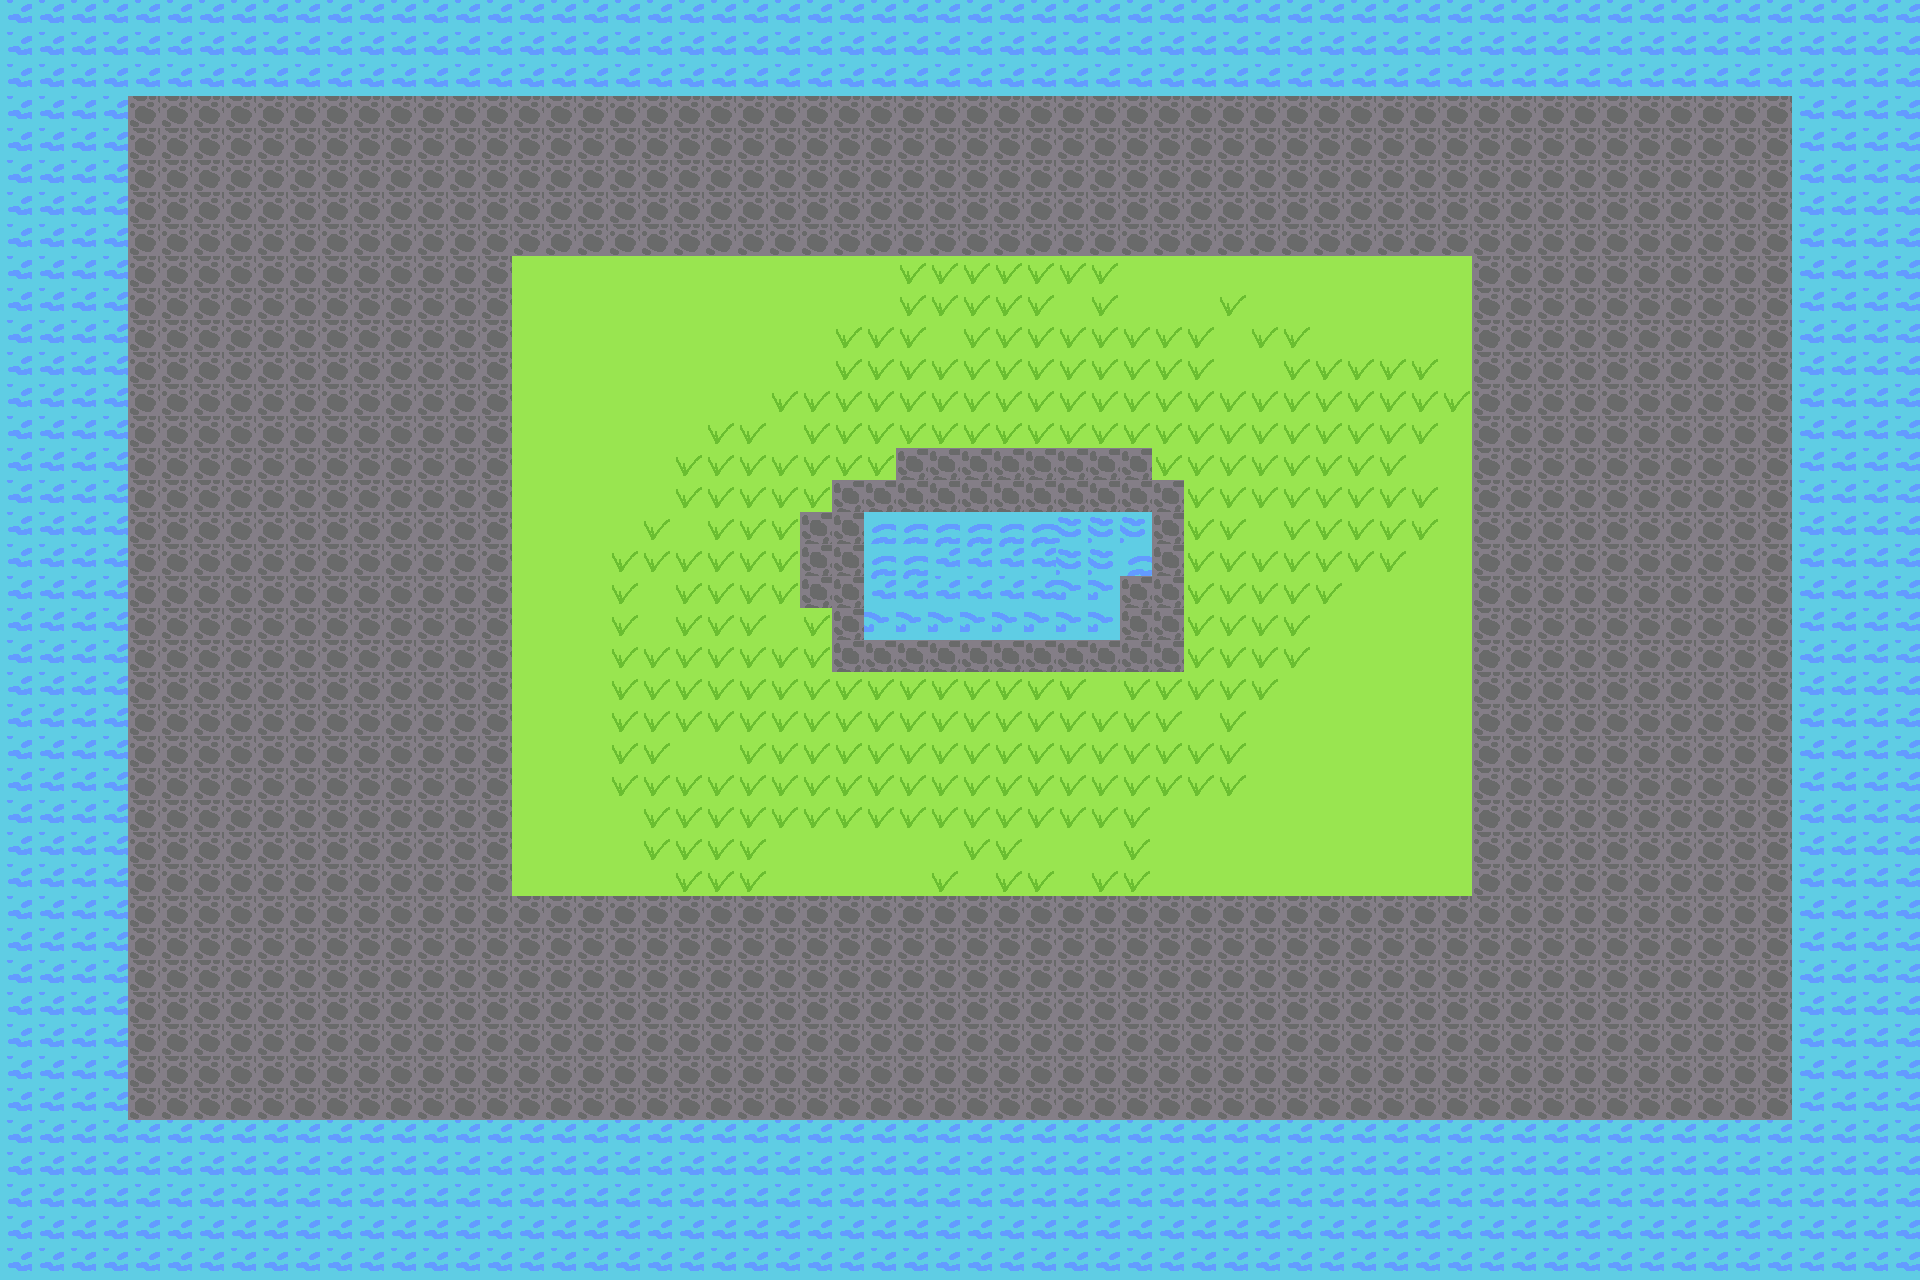

The image is a tile-based game level rendered from a .tmx file. Its description and complete source (layers, tilesets, objects, tile grids) follow:
An orthogonal 60x40 tile map with 32x32 px tiles, 1 tile layer (Tile Layer 1).

<map version="1.10" tiledversion="1.11.0" orientation="orthogonal" renderorder="right-down" width="60" height="40" tilewidth="32" tileheight="32" infinite="0" nextlayerid="2" nextobjectid="1">
 <tileset firstgid="1" source="backgroundAtlas.tsx" />
 <layer id="1" name="Tile Layer 1" width="60" height="40">
  <data encoding="csv">
13,13,13,13,13,13,13,13,13,13,13,13,13,13,13,13,13,13,13,13,13,13,13,13,13,13,13,13,13,13,13,13,13,13,13,13,13,13,13,13,13,13,13,13,13,13,13,13,13,13,13,13,13,13,13,13,13,13,13,13,
13,13,13,13,13,13,13,13,13,13,13,13,13,13,13,13,13,13,13,13,13,13,13,13,13,13,13,13,13,13,13,13,13,13,13,13,13,13,13,13,13,13,13,13,13,13,13,13,13,13,13,13,13,13,13,13,13,13,13,13,
13,13,13,13,13,13,13,13,13,13,13,13,13,13,13,13,13,13,13,13,13,13,13,13,13,13,13,13,13,13,13,13,13,13,13,13,13,13,13,13,13,13,13,13,13,13,13,13,13,13,13,13,13,13,13,13,13,13,13,13,
13,13,13,13,15,15,15,15,15,15,15,15,15,15,15,15,15,15,15,15,15,15,15,15,15,15,15,15,15,15,15,15,15,15,15,15,15,15,15,15,15,15,15,15,15,15,15,15,15,15,15,15,15,15,15,15,13,13,13,13,
13,13,13,13,15,15,15,15,15,15,15,15,15,15,15,15,15,15,15,15,15,15,15,15,15,15,15,15,15,15,15,15,15,15,15,15,15,15,15,15,15,15,15,15,15,15,15,15,15,15,15,15,15,15,15,15,13,13,13,13,
13,13,13,13,15,15,15,15,15,15,15,15,15,15,15,15,15,15,15,15,15,15,15,15,15,15,15,15,15,15,15,15,15,15,15,15,15,15,15,15,15,15,15,15,15,15,15,15,15,15,15,15,15,15,15,15,13,13,13,13,
13,13,13,13,15,15,15,15,15,15,15,15,15,15,15,15,15,15,15,15,15,15,15,15,15,15,15,15,15,15,15,15,15,15,15,15,15,15,15,15,15,15,15,15,15,15,15,15,15,15,15,15,15,15,15,15,13,13,13,13,
13,13,13,13,15,15,15,15,15,15,15,15,15,15,15,15,15,15,15,15,15,15,15,15,15,15,15,15,15,15,15,15,15,15,15,15,15,15,15,15,15,15,15,15,15,15,15,15,15,15,15,15,15,15,15,15,13,13,13,13,
13,13,13,13,15,15,15,15,15,15,15,15,15,15,15,15,1,1,1,1,1,1,1,1,1,1,1,1,2,2,2,2,2,2,2,1,1,1,1,1,1,1,1,1,1,1,15,15,15,15,15,15,15,15,15,15,13,13,13,13,
13,13,13,13,15,15,15,15,15,15,15,15,15,15,15,15,1,1,1,1,1,1,1,1,1,1,1,1,2,2,2,2,2,1,2,1,1,1,2,1,1,1,1,1,1,1,15,15,15,15,15,15,15,15,15,15,13,13,13,13,
13,13,13,13,15,15,15,15,15,15,15,15,15,15,15,15,1,1,1,1,1,1,1,1,1,1,2,2,2,1,2,2,2,2,2,2,2,2,1,2,2,1,1,1,1,1,15,15,15,15,15,15,15,15,15,15,13,13,13,13,
13,13,13,13,15,15,15,15,15,15,15,15,15,15,15,15,1,1,1,1,1,1,1,1,1,1,2,2,2,2,2,2,2,2,2,2,2,2,1,1,2,2,2,2,2,1,15,15,15,15,15,15,15,15,15,15,13,13,13,13,
13,13,13,13,15,15,15,15,15,15,15,15,15,15,15,15,1,1,1,1,1,1,1,1,2,2,2,2,2,2,2,2,2,2,2,2,2,2,2,2,2,2,2,2,2,2,15,15,15,15,15,15,15,15,15,15,13,13,13,13,
13,13,13,13,15,15,15,15,15,15,15,15,15,15,15,15,1,1,1,1,1,1,2,2,1,2,2,2,2,2,2,2,2,2,2,2,2,2,2,2,2,2,2,2,2,1,15,15,15,15,15,15,15,15,15,15,13,13,13,13,
13,13,13,13,15,15,15,15,15,15,15,15,15,15,15,15,1,1,1,1,1,2,2,2,2,2,2,2,5,5,5,5,5,5,5,5,2,2,2,2,2,2,2,2,1,1,15,15,15,15,15,15,15,15,15,15,13,13,13,13,
13,13,13,13,15,15,15,15,15,15,15,15,15,15,15,15,1,1,1,1,1,2,2,2,2,2,5,5,5,5,5,5,5,5,5,5,5,2,2,2,2,2,2,2,2,1,15,15,15,15,15,15,15,15,15,15,13,13,13,13,
13,13,13,13,15,15,15,15,15,15,15,15,15,15,15,15,1,1,1,1,2,1,2,2,2,5,5,3,3,3,3,3,3,4,4,4,5,2,2,1,2,2,2,2,2,1,15,15,15,15,15,15,15,15,15,15,13,13,13,13,
13,13,13,13,15,15,15,15,15,15,15,15,15,15,15,15,1,1,1,2,2,2,2,2,2,5,5,3,3,13,13,13,13,4,4,3,5,2,2,2,2,2,2,2,1,1,15,15,15,15,15,15,15,15,15,15,13,13,13,13,
13,13,13,13,15,15,15,15,15,15,15,15,15,15,15,15,1,1,1,2,1,2,2,2,2,5,5,13,13,13,13,13,13,14,14,5,5,2,2,2,2,2,1,1,1,1,15,15,15,15,15,15,15,15,15,15,13,13,13,13,
13,13,13,13,15,15,15,15,15,15,15,15,15,15,15,15,1,1,1,2,1,2,2,2,1,2,5,14,14,14,14,14,14,14,14,5,5,2,2,2,2,1,1,1,1,1,15,15,15,15,15,15,15,15,15,15,13,13,13,13,
13,13,13,13,15,15,15,15,15,15,15,15,15,15,15,15,1,1,1,2,2,2,2,2,2,2,5,5,5,5,5,5,5,5,5,5,5,2,2,2,2,1,1,1,1,1,15,15,15,15,15,15,15,15,15,15,13,13,13,13,
13,13,13,13,15,15,15,15,15,15,15,15,15,15,15,15,1,1,1,2,2,2,2,2,2,2,2,2,2,2,2,2,2,2,1,2,2,2,2,2,1,1,1,1,1,1,15,15,15,15,15,15,15,15,15,15,13,13,13,13,
13,13,13,13,15,15,15,15,15,15,15,15,15,15,15,15,1,1,1,2,2,2,2,2,2,2,2,2,2,2,2,2,2,2,2,2,2,1,2,1,1,1,1,1,1,1,15,15,15,15,15,15,15,15,15,15,13,13,13,13,
13,13,13,13,15,15,15,15,15,15,15,15,15,15,15,15,1,1,1,2,2,1,1,2,2,2,2,2,2,2,2,2,2,2,2,2,2,2,2,1,1,1,1,1,1,1,15,15,15,15,15,15,15,15,15,15,13,13,13,13,
13,13,13,13,15,15,15,15,15,15,15,15,15,15,15,15,1,1,1,2,2,2,2,2,2,2,2,2,2,2,2,2,2,2,2,2,2,2,2,1,1,1,1,1,1,1,15,15,15,15,15,15,15,15,15,15,13,13,13,13,
13,13,13,13,15,15,15,15,15,15,15,15,15,15,15,15,1,1,1,1,2,2,2,2,2,2,2,2,2,2,2,2,2,2,2,2,1,1,1,1,1,1,1,1,1,1,15,15,15,15,15,15,15,15,15,15,13,13,13,13,
13,13,13,13,15,15,15,15,15,15,15,15,15,15,15,15,1,1,1,1,2,2,2,2,1,1,1,1,1,1,2,2,1,1,1,2,1,1,1,1,1,1,1,1,1,1,15,15,15,15,15,15,15,15,15,15,13,13,13,13,
13,13,13,13,15,15,15,15,15,15,15,15,15,15,15,15,1,1,1,1,1,2,2,2,1,1,1,1,1,2,1,2,2,1,2,2,1,1,1,1,1,1,1,1,1,1,15,15,15,15,15,15,15,15,15,15,13,13,13,13,
13,13,13,13,15,15,15,15,15,15,15,15,15,15,15,15,15,15,15,15,15,15,15,15,15,15,15,15,15,15,15,15,15,15,15,15,15,15,15,15,15,15,15,15,15,15,15,15,15,15,15,15,15,15,15,15,13,13,13,13,
13,13,13,13,15,15,15,15,15,15,15,15,15,15,15,15,15,15,15,15,15,15,15,15,15,15,15,15,15,15,15,15,15,15,15,15,15,15,15,15,15,15,15,15,15,15,15,15,15,15,15,15,15,15,15,15,13,13,13,13,
13,13,13,13,15,15,15,15,15,15,15,15,15,15,15,15,15,15,15,15,15,15,15,15,15,15,15,15,15,15,15,15,15,15,15,15,15,15,15,15,15,15,15,15,15,15,15,15,15,15,15,15,15,15,15,15,13,13,13,13,
13,13,13,13,15,15,15,15,15,15,15,15,15,15,15,15,15,15,15,15,15,15,15,15,15,15,15,15,15,15,15,15,15,15,15,15,15,15,15,15,15,15,15,15,15,15,15,15,15,15,15,15,15,15,15,15,13,13,13,13,
13,13,13,13,15,15,15,15,15,15,15,15,15,15,15,15,15,15,15,15,15,15,15,15,15,15,15,15,15,15,15,15,15,15,15,15,15,15,15,15,15,15,15,15,15,15,15,15,15,15,15,15,15,15,15,15,13,13,13,13,
13,13,13,13,15,15,15,15,15,15,15,15,15,15,15,15,15,15,15,15,15,15,15,15,15,15,15,15,15,15,15,15,15,15,15,15,15,15,15,15,15,15,15,15,15,15,15,15,15,15,15,15,15,15,15,15,13,13,13,13,
13,13,13,13,15,15,15,15,15,15,15,15,15,15,15,15,15,15,15,15,15,15,15,15,15,15,15,15,15,15,15,15,15,15,15,15,15,15,15,15,15,15,15,15,15,15,15,15,15,15,15,15,15,15,15,15,13,13,13,13,
13,13,13,13,13,13,13,13,13,13,13,13,13,13,13,13,13,13,13,13,13,13,13,13,13,13,13,13,13,13,13,13,13,13,13,13,13,13,13,13,13,13,13,13,13,13,13,13,13,13,13,13,13,13,13,13,13,13,13,13,
13,13,13,13,13,13,13,13,13,13,13,13,13,13,13,13,13,13,13,13,13,13,13,13,13,13,13,13,13,13,13,13,13,13,13,13,13,13,13,13,13,13,13,13,13,13,13,13,13,13,13,13,13,13,13,13,13,13,13,13,
13,13,13,13,13,13,13,13,13,13,13,13,13,13,13,13,13,13,13,13,13,13,13,13,13,13,13,13,13,13,13,13,13,13,13,13,13,13,13,13,13,13,13,13,13,13,13,13,13,13,13,13,13,13,13,13,13,13,13,13,
13,13,13,13,13,13,13,13,13,13,13,13,13,13,13,13,13,13,13,13,13,13,13,13,13,13,13,13,13,13,13,13,13,13,13,13,13,13,13,13,13,13,13,13,13,13,13,13,13,13,13,13,13,13,13,13,13,13,13,13,
13,13,13,13,13,13,13,13,13,13,13,13,13,13,13,13,13,13,13,13,13,13,13,13,13,13,13,13,13,13,13,13,13,13,13,13,13,13,13,13,13,13,13,13,13,13,13,13,13,13,13,13,13,13,13,13,13,13,13,13
</data>
 </layer>
</map>